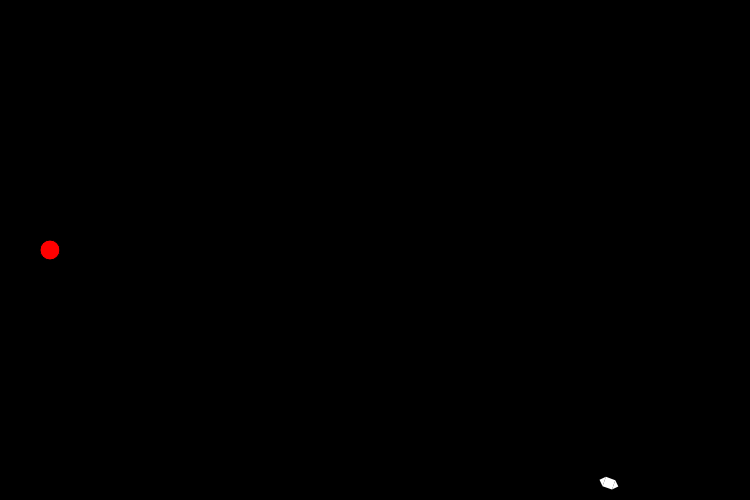
Frame 1 (no input)
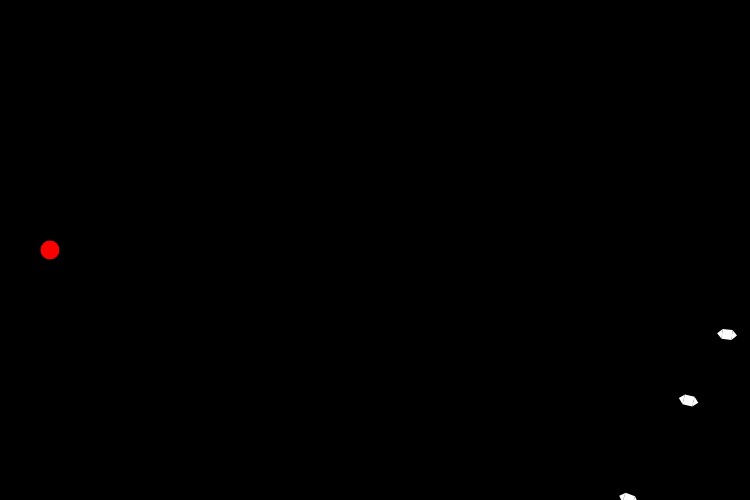
Frame 60 (no input)
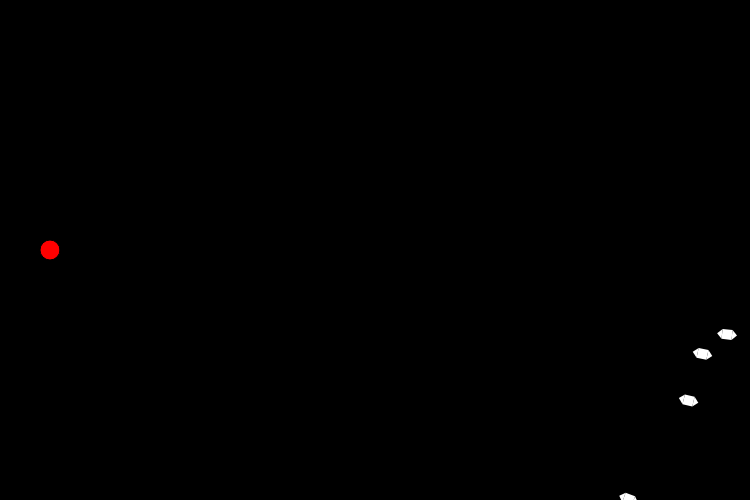
Frame 120 (the mouse pressed at the canvas centre since frame 60)

The p5.js sketch that drew these frames (run headless with seeded random() and noise() and a simulated clock; from frame 60 on, the mouse is pressed at the canvas centre):

// p5.js sketch
// ── sketch.js
var population;
var target;
var lifespan = 200;
var count = 0;
var boat;

function setup() {
  createCanvas(750,500);
  population = new Population(20);
  target = createVector(50, 250, 25);
}

function draw() {
  background(0);

  population.run();

  count++;
  if (count == lifespan) {
    population.evaluateGeneration();
    population.createGeneration();
    count = 0;
  }

  fill(255, 0, 0);
  ellipse(target.x, target.y, 20);
}

// ── boat.js
function Boat(dna) {
  this.pos = createVector(725, height / 2);
  this.vel = createVector();
  this.acc = createVector();
  this.completed = false;
  this.crashed = false;
  this.fitness = 0;
  if (dna) {
    this.dna = dna;
  } else {
    this.dna = new Dna();
  }

  this.calcFitness = function() {
    var d = dist(this.pos.x, this.pos.y, target.x, target.y);

    this.fitness = map(d, 0, width, width, 0);

    if (this.completed) {
     this.fitness *= 10;
    }
    if (this.crashed) {
      this.fitness /= 10;
    }
  }

  this.applyForce = function(force) {
    this.acc.add(force);
  }

  this.update = function() {
    var d = dist(this.pos.x, this.pos.y, target.x, target.y);

    if (d < 5) {
      this.completed = true;
      this.pos = target.copy();
    }

    if (this.pos.x > width || this.pos.x < 0) {
      this.crashed = true;
    }
    if (this.pos.y > height || this.pos.y < 0) {
      this.crashed = true;
    }

    if (!this.completed && !this.crashed) {
      this.applyForce(this.dna.genes[count]);
      this.vel.add(this.acc);
      this.pos.add(this.vel);
      this.acc.mult(0);
      this.vel.limit(4);
    }
  }

  this.show = function() {
    push();
    noStroke();
    fill(255);
    rotate(this.vel.heading());
    triangle(this.pos.x, this.pos.y, this.pos.x + 5, this.pos.y + 5, this.pos.x + 5, this.pos.y - 5);
    rect(this.pos.x + 5, this.pos.y - 5, 10, 10);
    triangle(this.pos.x + 20, this.pos.y, this.pos.x + 15, this.pos.y + 5, this.pos.x + 15, this.pos.y - 5);
    pop();
  }
}

// ── dna.js
function Dna(genes) {
  if (genes) {
    this.genes = genes;
  } else {
    this.genes = [];
    for (var i = 0; i < lifespan; i++) {
      this.genes[i] = p5.Vector.random2D();
    }
  }

  this.crossover = function(partner) {
    var newGenes = [];
    var mid = floor(random(this.genes.length));
    for (var i = 0; i < this.genes.length; i++) {
      if (i > mid) {
        newGenes[i] = this.genes[i];
      } else {
        newGenes[i] = partner.genes[i];
      }
    }
    return new Dna(newGenes);
  }

  this.mutate = function() {
    for (var i = 0; i < this.genes.length; i++) {
      if (random(1) < 0.01) {
        this.genes[i] = p5.Vector.random2D();
      }
    }
  }
}

// ── obstacle.js
function Obstacle(x, y, w, h) {
  this.x = x;
  this.y = y;
  this.w = w;
  this.h = h;

  this.collision = function(boat) {
    if (boat.pos.x > this.x && boat.pos.x < this.x + this.w
        && boat.pos.y > this.y && boat.pos.y < this.y + this.h) {
      return true;
    } else {
      return false;
    }
  }
}

// ── population.js
function Population(size) {
  this.boats = [];
  this.popsize = size;
  this.matingpool = [];

  for (var i = 0; i < this.popsize; i++) {
    this.boats[i] = new Boat();
  }

  this.evaluateGeneration = function() {
    
  }

  this.createGeneration = function() {
    var newBoats = [];
    for (var i = 0; i < this.boats.length; i++) {
      var parentA = random(this.matingpool).dna;
      var parentB = random(this.matingpool).dna;
      var childDna = parentA.crossover(parentB);

      childDna.mutation();
      newBoats[i] = new Boat(childDna);
    }

    this.boats = newBoats;
  }

  this.run = function() {
    for (var i = 0; i < this.popsize; i++) {
      this.boats[i].update();
      this.boats[i].show();
    }
  }
}
